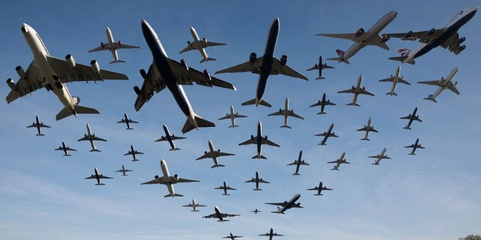
#> input picture planes.jpeg, 481 x 240 px, shrunk from 1024 x 512 before the run, found by its file name
$ jupyter execute object_detection.ipynb   (shell and % lines are left out)
#> lines starting #> are read from the running program, lines starting #| are printed output that depends on the picture; after the words box and inside, x2 and y2 are one past the last pixel; in counts of white or black regions, pixels touching at a corner belong together
<a href="https://colab.research.google.com/github/fatemeh-ict/image_processing/blob/main/object_detection.ipynb" target="_parent"></a>

[cell 1]
import numpy as np
import cv2
import matplotlib.pyplot as plt

[cell 2]
from google.colab.patches import cv2_imshow
import cv2
img = cv2.imread('/content/planes.jpeg',0)
#> img: shape (240, 481); min 0, max 255, mean 130.3
template=cv2.imread('/content/plane.jpeg',0)
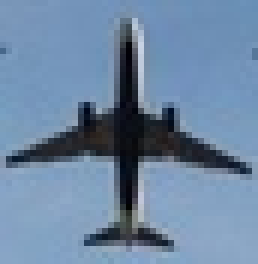
#> input picture plane.jpeg, 43 x 44 px, shrunk from 92 x 93 before the run, found by its file name (shown 6 times larger)
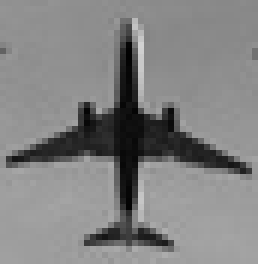
#> template: shape (44, 43) (shown 6 times larger); min 1, max 209, mean 130.4


cv2_imshow(img)
cv2_imshow(template)

[cell 3]
results=cv2.matchTemplate(img,template,cv2.TM_CCOEFF_NORMED)
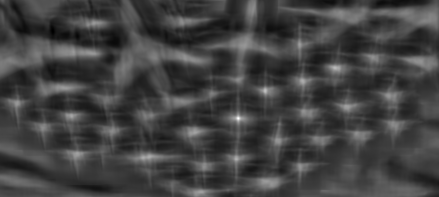
#> results: shape (197, 439) float32; min -0.326, max 0.986, mean 0.0154; drawn with min black and max white
plt.imshow(results)
plt.show()

[cell 4]
w,h=template.shape
#> w = 44; h = 43
threshold=.5
location=np.where(results>=threshold)
#> location = 105 positions, rows 66 to 159, columns 71 to 346
for point in zip(*location[::-1]):
  cv2.rectangle(img,point,(point[0]+h,point[1]+w),(255,255,0),2)
#> this loop made 105 passes
#> point on passes 1 to 12: (333, 66), (334, 66), (335, 66), (336, 66), (332, 67), (333, 67), (334, 67), (335, 67), (336, 67), (337, 67), (338, 67), (339, 67)
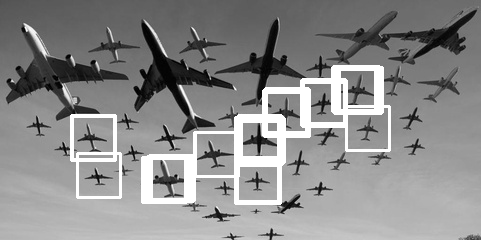
#> img: shape (240, 481); min 0, max 255, mean 138.7
plt.imshow(img)
plt.show()

[cell 5]
from google.colab.patches import cv2_imshow
import cv2
img = cv2.imread('/content/building1.jpg',0)
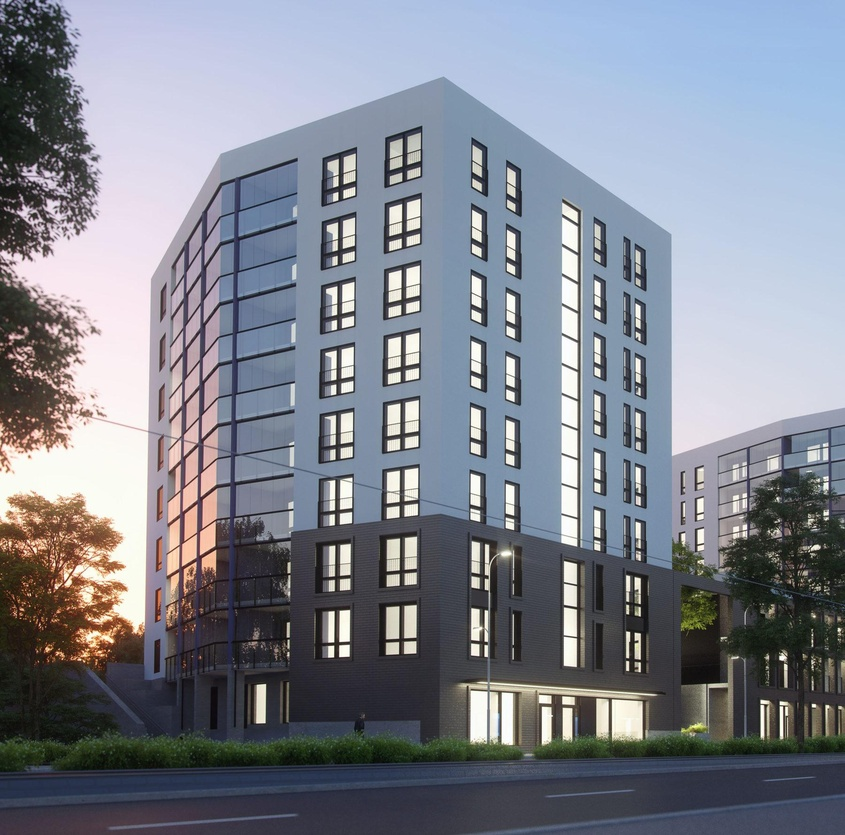
#> input picture building1.jpg, 845 x 835 px, shrunk from 1800 x 1777 before the run, found by its file name
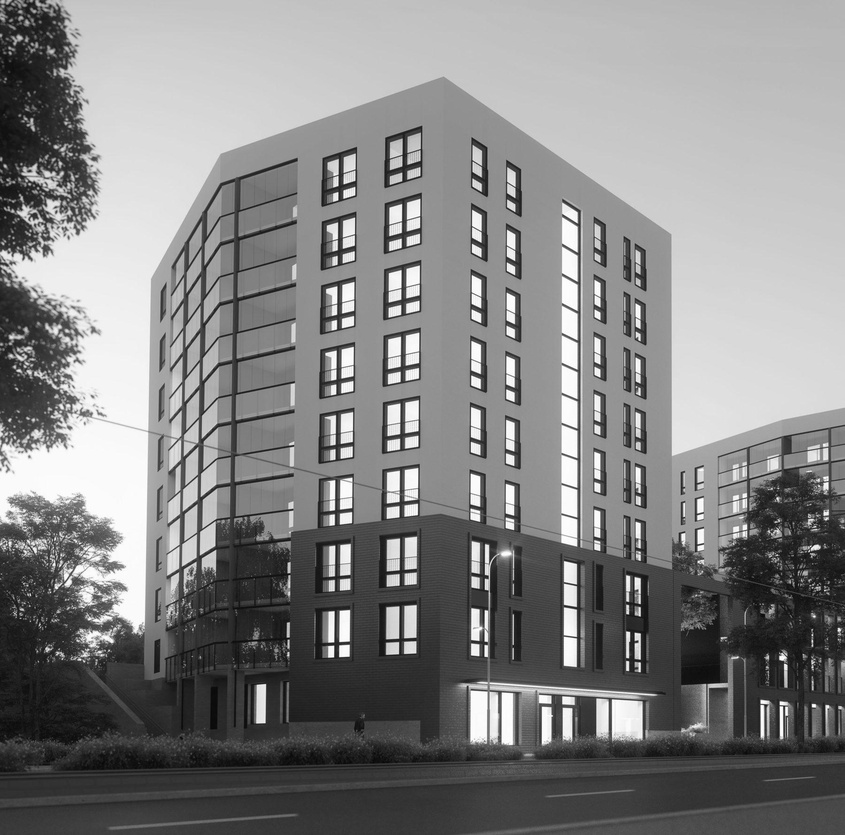
#> img: shape (835, 845); min 4, max 255, mean 132
template=cv2.imread('/content/building1_temp.jpg',0)
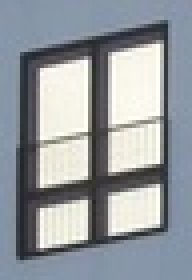
#> input picture building1_temp.jpg, 48 x 70 px, shrunk from 103 x 148 before the run, found by its file name (shown 4 times larger)
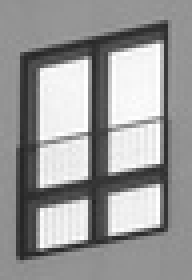
#> template: shape (70, 48) (shown 4 times larger); min 37, max 255, mean 153
w,h=template.shape
#> w = 70; h = 48


cv2_imshow(img)
cv2_imshow(template)

[cell 6]
results=cv2.matchTemplate(img,template,cv2.TM_CCOEFF_NORMED)
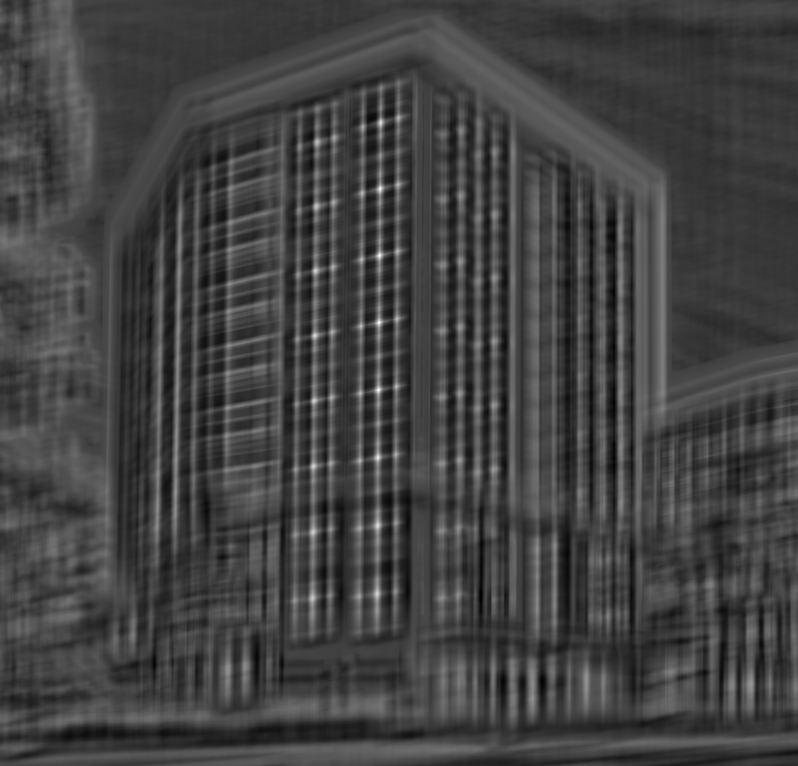
#> results: shape (766, 798) float32; min -0.344, max 0.971, mean -0.00119; drawn with min black and max white
plt.imshow(results)
plt.show()

[cell 7]
threshold1=.7
location1=np.where(results>=threshold1)
#> location1 = 84 positions, rows 121 to 594, columns 312 to 381
for point in zip(*location1[::-1]):
  cv2.rectangle(img,point,(point[0]+h,point[1]+w),(255,255,255),2)
#> this loop made 84 passes
#> point on passes 1 to 12: (380, 121), (380, 122), (381, 122), (380, 123), (380, 124), (379, 187), (380, 187), (379, 188), (380, 188), (381, 188), (379, 189), (380, 189)
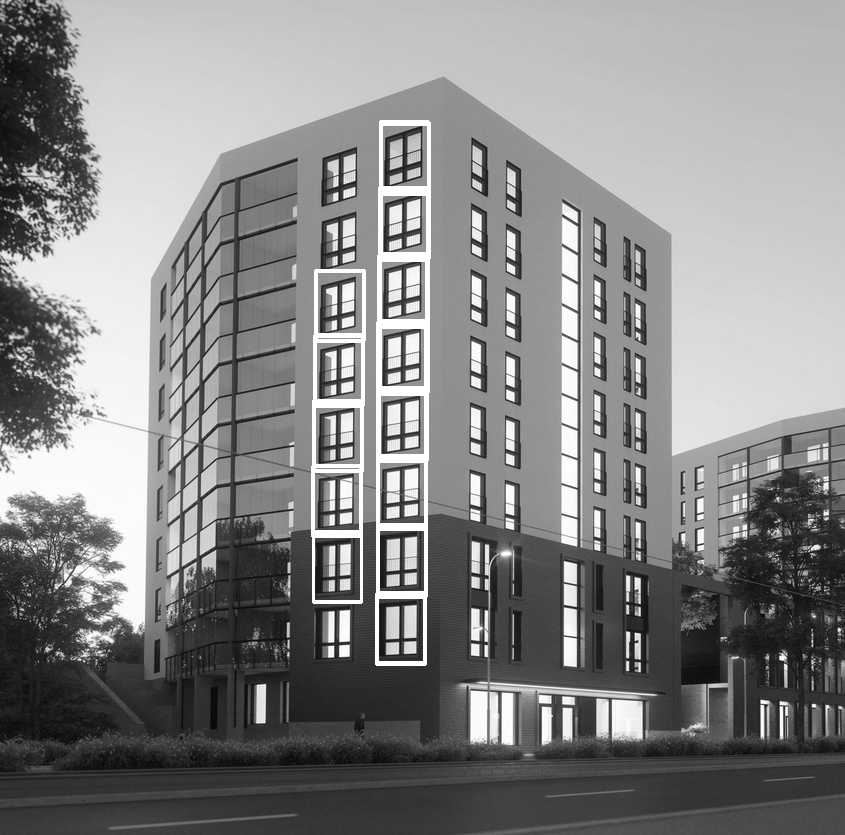
#> img: shape (835, 845); 1.81% of pixels changed, all inside (x1, y1, x2, y2) = (311, 120, 431, 666)
plt.imshow(img)
plt.show()

[cell 8]
w,h=template.shape
threshold=.7
location=np.where(results>=threshold)
#> location = 84 positions, rows 121 to 594, columns 312 to 381
for point in zip(*location[::-1]):
  cv2.rectangle(img,point,(point[0]+h,point[1]+w),(255,255,0),2)
plt.imshow(img)
plt.show()
